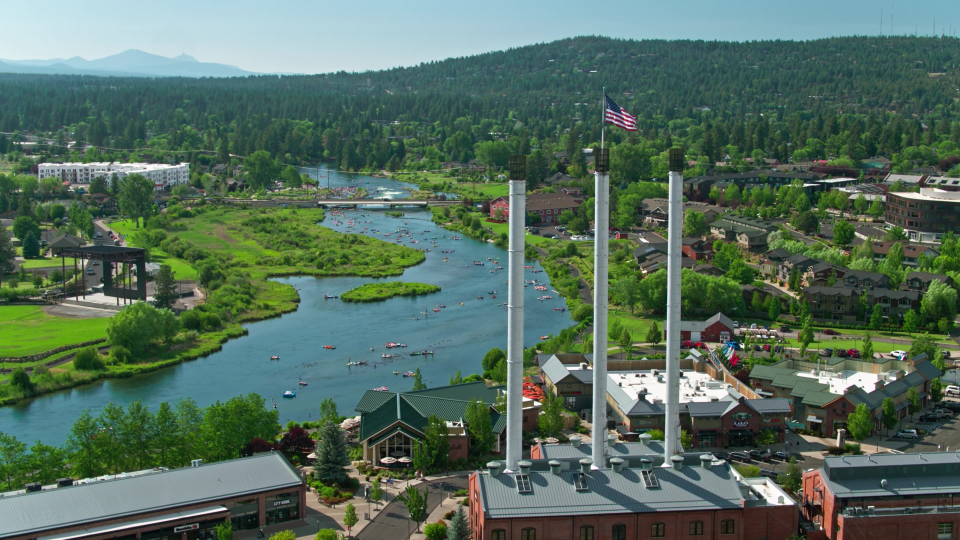
#> input picture design_system/ryan-realty/assets/hero/hero-old-mill-master-4k.jpg, 1920 x 1080 px (shown at 1/2 size)
$ python -i _producer_lib.py   (imports and definitions only)
#> lines starting #> are read from the running program, lines starting #| are printed output that depends on the picture
#> further down, picture is the input picture: PIL image 1920x1080 RGB; mean R, G, B 85.3, 108.9, 94.1
#!/usr/bin/env python3
"""
Shared producer library — used by every `scripts/build_<producer>.py` to read
payload JSON, load brand fonts, render brand-compliant primitives, and write
the canonical sidecars (citations.json, provenance.json, design_scorecard.json,
card.json) per the producer template.

Conventions:
- Every producer script is invoked as: `python3 scripts/build_<producer>.py <payload.json> [--out <dir>]`
- payload.json is the marketing_brain_actions payload field (see schema below)
- Output lands at out/<producer-slug>/<target-slug>/ unless --out overrides
- Brand assets are at design_system/ryan-realty/

Payload schema (canonical):
{
  "producer": "testimonial_card",
  "target": "mls:20260225192329433521000000",
  "target_slug": "19496-tumalo-reservoir-rd",
  "listing": { ListingKey, StreetNumber, StreetName, City, ListPrice, ... },
  "market": { period_end, median_sale_price, median_dom, ... },
  "brokers": { matt_ryan: {name, email, phone_brand, ...}, ... },
  "brand_assets": { hero_photo_path, logo_blue_path, ... },
  "extras": { ... producer-specific extras ... }
}
"""

from __future__ import annotations
import json
import os
import sys
import argparse
import hashlib
import datetime
from pathlib import Path
from PIL import Image, ImageDraw, ImageFont


# ── Rogue-producer guard (deep-audit 2026-05-21 D19) ─────────────────────────
# Every producer invocation MUST flow through marketing_brain_actions: the
# brain creates a pending row, producer-dispatcher transitions it to
# in_production, producer-runtime invokes the SKILL.md and transitions it to
# ready with executor_response populated. Direct `python3 scripts/build_X.py`
# calls bypass the entire audit trail — the brain has no record of the
# output, the measurement-loop has no platform_post_id to query later, and
# Matt has no canonical artifact in the approval queue.
#
# Producer scripts opt-in by calling require_action_row(payload) at the top
# of main(). Existing scripts keep working until each is migrated. Once a
# script calls this guard, any rogue invocation refuses unless explicitly
# authorised via PRODUCER_ALLOW_ROGUE=1 (intended for explicit-test only).
# [13 lines left out: function require_action_row, not called in this run]


# ── Brand constants ──────────────────────────────────────────────────────────
NAVY = (16, 39, 66)
NAVY_DEEP = (10, 26, 46)
CREAM = (250, 248, 244)
INK = (26, 26, 26)
WHITE = (255, 255, 255)
BLACK = (0, 0, 0)

REPO_ROOT = Path("/Users/matthewryan/RyanRealty")
BRAND_DIR = REPO_ROOT / "design_system" / "ryan-realty"
AMBOQIA_PATH = BRAND_DIR / "fonts" / "Amboqia_Boriango.otf"
AZO_PATH = BRAND_DIR / "fonts" / "AzoSans-Medium.ttf"
LOGO_BLUE_PATH = BRAND_DIR / "assets" / "brand" / "logo-blue.png"
LOGO_WHITE_PATH = BRAND_DIR / "assets" / "brand" / "logo-white.png"
TEAM_DIR = BRAND_DIR / "assets" / "team"
HERO_FALLBACK = BRAND_DIR / "assets" / "hero" / "hero-old-mill-master-4k.jpg"


def font(size: int, hero: bool = False, accent: bool = False) -> ImageFont.FreeTypeFont:
    """Load Amboqia (hero=True), AzoSans (accent=True). STRICT — no fallback.

    Raises FileNotFoundError if the brand font is missing. We never ship
    Helvetica or Arial on Ryan Realty deliverables. Tagline: 'It's About
    Relationships.' Per design_system/ryan-realty/SKILL.md.
    """
    if hero:
        if not AMBOQIA_PATH.exists():
            raise FileNotFoundError(f"Amboqia Boriango missing at {AMBOQIA_PATH}. Brand fonts are mandatory.")
        return ImageFont.truetype(str(AMBOQIA_PATH), size)
    if accent:
        if not AZO_PATH.exists():
            raise FileNotFoundError(f"AzoSans Medium missing at {AZO_PATH}. Brand fonts are mandatory.")
        return ImageFont.truetype(str(AZO_PATH), size)
    # Default body — fall back to Amboqia at a smaller size since we don't
    # have a brand body sans available (Geist is web-only). Amboqia degrades
    # gracefully at body sizes for short labels.
    if not AMBOQIA_PATH.exists():
        raise FileNotFoundError(f"Amboqia Boriango missing at {AMBOQIA_PATH}. Brand fonts are mandatory.")
    return ImageFont.truetype(str(AMBOQIA_PATH), size)


# ── Brand stamp ──────────────────────────────────────────────────────────────
# Every heritage-register PNG/JPG output gets a canonical brand bar at the bottom:
#   navy strip · cream "It's About Relationships." tagline · phone · web
# Heritage uses the pre-rendered wordmark image (NEVER re-typeset).

BRAND_TAGLINE = "It's About Relationships."
BRAND_PHONE = "541.213.6706"
BRAND_WEB = "ryan-realty.com"
BRAND_PLACE = "BEND · OREGON"

def brand_stamp(img: "Image.Image", style: str = "heritage", height_pct: float = 0.075) -> "Image.Image":
    """Stamp the canonical brand bar at the bottom of an image.

    style:
      'heritage' — navy bar with cream wordmark + tagline + phone (default).
      'light'    — cream bar with navy text (use when image's bottom is dark).
      'minimal'  — single-line cream-on-navy with only tagline + phone (for square ads).

    height_pct: bar height as fraction of image height. 0.075 = ~7.5%.
    """
#> called with style = 'heritage', height_pct = 0.075
    W, H = img.size
#> W = 1920; H = 1080
    bar_h = max(int(H * height_pct), 80)
#> bar_h = 81
    bar_top = H - bar_h
#> bar_top = 999

    if img.mode != "RGB":
        img = img.convert("RGB")
    d = ImageDraw.Draw(img)

    # Bar
    fill_color = NAVY if style != "light" else CREAM
    text_color = CREAM if style != "light" else NAVY
    d.rectangle([0, bar_top, W, H], fill=fill_color)

    # Wordmark — use logo-white.png on navy, logo-blue.png on cream
    wordmark_path = LOGO_WHITE_PATH if style != "light" else LOGO_BLUE_PATH
    if wordmark_path.exists():
        try:
            wm = Image.open(wordmark_path).convert("RGBA")
            wm_w, wm_h = wm.size
            target_h = int(bar_h * 0.55)
            scale = target_h / wm_h
            new_w = int(wm_w * scale)
            wm = wm.resize((new_w, target_h), Image.LANCZOS)
            wm_x = 30
            wm_y = bar_top + (bar_h - target_h) // 2
            img.paste(wm, (wm_x, wm_y), wm)
        except Exception:
            # If logo paste fails, fall back to typeset wordmark (last resort)
            wf = font(int(bar_h * 0.40), hero=True)
            d.text((30, bar_top + int(bar_h * 0.20)), "Ryan Realty", font=wf, fill=text_color)

    # Tagline — center
    if style != "minimal":
        tf = font(int(bar_h * 0.25), accent=True)
        tagline_w = text_w(d, BRAND_TAGLINE, tf)
#> tagline_w = 241
        d.text(((W - tagline_w) // 2, bar_top + int(bar_h * 0.36)), BRAND_TAGLINE, font=tf, fill=text_color)

    # Right side: phone + web
    rf = font(int(bar_h * 0.22), accent=True)
    contact = f"{BRAND_PHONE}  ·  {BRAND_WEB}"
    contact_w = text_w(d, contact, rf)
#> contact_w = 279
    d.text((W - contact_w - 30, bar_top + int(bar_h * 0.40)), contact, font=rf, fill=text_color)

    return img


# [19 lines left out: functions heritage_canvas, add_brand_eyebrow, not called in this run]


def text_w(draw: ImageDraw.ImageDraw, text: str, fnt: ImageFont.FreeTypeFont) -> int:
    bbox = draw.textbbox((0, 0), text, font=fnt)
    return bbox[2] - bbox[0]


def text_h(draw: ImageDraw.ImageDraw, text: str, fnt: ImageFont.FreeTypeFont) -> int:
    bbox = draw.textbbox((0, 0), text, font=fnt)
    return bbox[3] - bbox[1]


def draw_centered(draw: ImageDraw.ImageDraw, text: str, fnt, fill, y: int, canvas_w: int):
    w = text_w(draw, text, fnt)
    draw.text(((canvas_w - w) // 2, y), text, font=fnt, fill=fill)


# [120 lines left out: functions wrap_text, load_payload, load_hero, _smart_crop, round_to_thousand, write_citations and 3 more, not called in this run]


# ── Banned-word grep (retired) ────────────────────────────────────────────────
#
# Voice is governed by marketing_brain_skills/brand-voice/VOICE.md, which
# carries no word lists, no punctuation rules, and no mechanical gate (Matt,
# 2026-09-07). HARD_BANNED / SOFT_FLAGGED and the canonical vocabulary they
# were built from are gone. The three functions below are kept as no-op
# pass-throughs so the many build_*.py producers that still call them do not
# need editing one by one — they always report clean.

HARD_BANNED: set[str] = set()
SOFT_FLAGGED: set[str] = set()
BANNED_WORDS: set[str] = set()


def grep_banned(text: str, *, include_soft: bool = True) -> list[str]:
    """Retired — always returns an empty list. See module note above."""
    return []


def grep_banned_categorized(text: str) -> dict[str, list[str]]:
    """Retired — always returns empty tiers. See module note above."""
    return {"hard": [], "soft": []}


def has_hard_fail(text: str) -> bool:
    """Retired — always False. See module note above."""
    return False


# ── Geometry helpers ────────────────────────────────────────────────────────

def rounded_rectangle(draw: ImageDraw.ImageDraw, xy, radius: int, fill=None, outline=None, width=1):
    """PIL.ImageDraw rounded_rectangle is available 9.4+; alias for clarity."""
    return draw.rounded_rectangle(xy, radius=radius, fill=fill, outline=outline, width=width)


# [7 lines left out: function add_scrim, not called in this run]


# [3 lines not run here, left out]

>>> from PIL import Image
>>> picture = Image.open('../design_system/ryan-realty/assets/hero/hero-old-mill-master-4k.jpg')
>>> result = brand_stamp(picture)
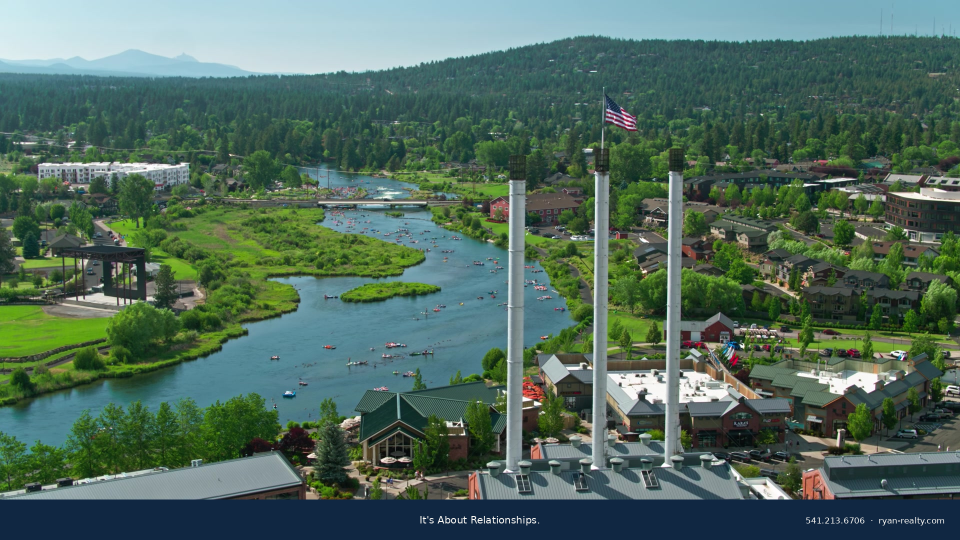
#> result: PIL image 1920x1080 RGB (shown at 1/2 size); mean R, G, B 80.4, 106, 93.7
